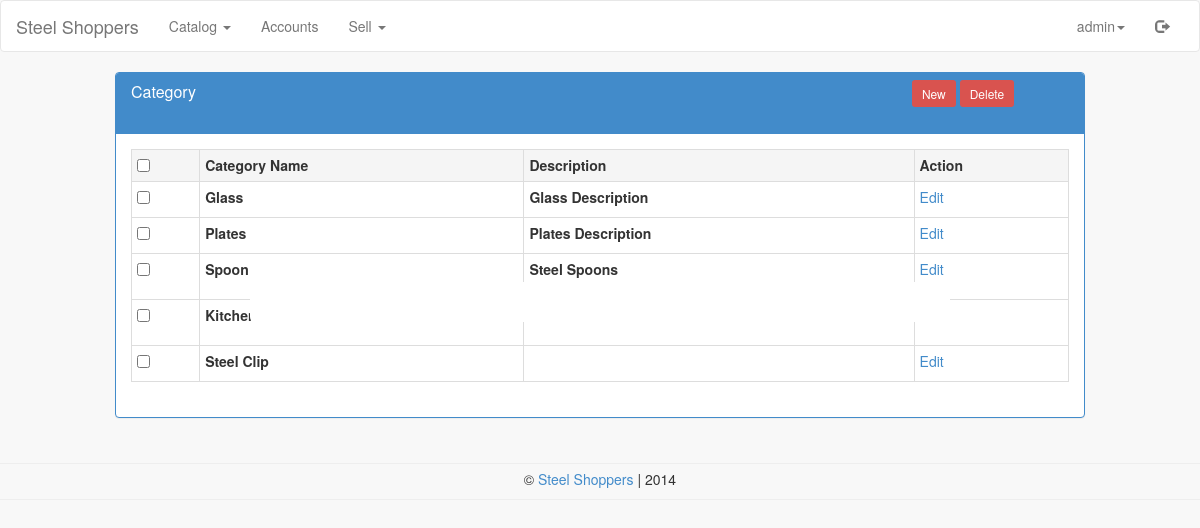
/admin/category.php (signed in), run on the app's committed database.
### tables this page shows
CREATE TABLE IF NOT EXISTS `ss_user` (
  `id` int(11) NOT NULL AUTO_INCREMENT,
  `username` varchar(20) NOT NULL,
  `password` varchar(64) NOT NULL,
  `salt` varchar(32) NOT NULL,
  `name` varchar(50) NOT NULL,
  `joined` datetime NOT NULL,
  `group` varchar(2) NOT NULL,
  `email` varchar(100) NOT NULL,
  `mobile` varchar(15) NOT NULL,
  PRIMARY KEY (`id`)
);

CREATE TABLE IF NOT EXISTS `ss_category` (
  `id` int(10) NOT NULL AUTO_INCREMENT,
  `category` varchar(200) NOT NULL,
  `description` varchar(500) NOT NULL,
  PRIMARY KEY (`id`)
);

### classes/Config.php (called while the page is built)
<?php
class Config {
    public static function get($path = null) {
        if($path) {
            $config = $GLOBALS['config'];
            $path = explode('/', $path);
            foreach($path as $bit) {
                if(isset($config[$bit])) {
                    $config = $config[$bit];
                }
            }
            return $config;
        }
        return false;
    }
}

### classes/DB.php (called while the page is built, shortened)
<?php
class DB {
    private static $_instance = null;
    private $_pdo,
            $_query,
            $_error = false,
            $_results,
            $_count = 0;
    private function __construct() {
        try {
            $this->_pdo = new PDO('mysql:host=' . Config::get('mysql/host') . ';dbname=' . Config::get('mysql/db'), Config::get('mysql/username'), Config::get('mysql/password'));
        } catch(PDOException $e) {
            die($e->getMessage());
        }
    }
    public static function getInstance() {
        if(!isset(self::$_instance)) {
            self::$_instance = new DB();
        }
        return self::$_instance;
    }
    public function query($sql, $params = array()) {
        $this->_error = false;
        if($this->_query = $this->_pdo->prepare($sql)) {
            $x = 1;
            if(count($params)) {
                foreach($params as $param) {
                    $this->_query->bindValue($x, $param);
                    $x++;
                }
            }
            if($this->_query->execute()) {
                $this->_results = $this->_query->fetchAll(PDO::FETCH_OBJ);
                $this->_count = $this->_query->rowCount();
            } else {
                $this->_error = true;
            }
        }
        return $this;
    }
    public function action($action, $table, $where = array(), $limit = 30) {
        if(count($where) === 3) {
            $operators = array('=', '>', '<', '>=', '<=');
            $field = $where[0];
            $operator = $where[1];
            $value = $where[2];
            if(in_array($operator, $operators)) {
                $sql = "{$action} FROM {$table} WHERE {$field} {$operator} ? LIMIT {$limit}";
                if(!$this->query($sql, array($value))->error()) {
                    return $this;
                }
            }
        }
        return false;
    }
    public function get($table, $where) {
        return $this->action('SELECT *', $table, $where);
    }
    public function results() {
        return $this->_results;
    }
    public function first() {
        return $this->results()[0];
    }
    public function error() {
        return $this->_error;
    }
    public function count() {
        return $this->_count;
    }
}

### classes/User.php (called while the page is built, shortened)
<?php
class User {
    private $_db,
            $_data,
            $_sessionName,
            $_cookieName,
            $_isLoggedIn;
    public function __construct($user = null) {
        $this->_db = DB::getInstance();
        $this->_sessionName = Config::get('session/session_name');
        if(!$user) {
            if(Session::exists($this->_sessionName)) {
                $user = Session::get($this->_sessionName);
                if($this->find($user)) {
                    $this->_isLoggedIn = true;
                } else {
                }
            }
        } else {
            $this->find($user);
        }
    }
    public function find($user = null) {
        if($user) {
            $field = (is_numeric($user)) ? 'id' : 'username';
            $data = $this->_db->get('ss_user', array($field, '=', $user));
            if($data->count()) {
                $this->_data = $data->first();
                return true;
            }
        }
        return false;
    }
    public function data() {
        return $this->_data;
    }
    public function isLoggedIn() {
        return $this->_isLoggedIn;
    }
}

### classes/Session.php (called while the page is built, shortened)
<?php
class Session {
    public static function exists($name) {
        return (isset($_SESSION[$name])) ? true : false ;
    }
    public static function get($name) {
        return $_SESSION[$name];
    }
}

### admin/category.php (the view, shortened to what this page needs)
<?php
require_once 'header.php';
?>
<div class="row">
    <div class="col-md-1"></div>
    <div class="col-md-10">
        <div class="panel panel-primary">
            <div class="panel-heading">
                <div class="row">
                    <div class="col-sm-9">
                        <h3 class="panel-title">Category</h3>
                    </div>
                    <div class="col-sm-3">
                        <center>
                            <a href="add-category.php" class="btn-sm btn-danger">New</a>
                            <a onclick="$('#form').submit();" class="btn-sm btn-danger" style="cursor: pointer;">Delete</a>
                        </center>
                    </div>
                </div>
            </div>
            <div class="panel-body">
                <form action="#" method="post" id="form">
                    <table class="table table-bordered table-condensed table-hover">
                        <tr class="active">
                            <th><input type="checkbox" onclick="$('input[type*=\'checkbox\']').attr('checked', this.checked);"></th>
                            <th>Category Name</th>
                            <th>Description</th>
                            <th>Action</th>
                        </tr>
                                <?php
                                $db = DB::getInstance();
                                $data = $db->action('SELECT *', 'ss_category', array('1', '=', '1'));
                                $count = $data->count();
                                for($x = 0; $x<$count; $x++) {
                                ?>
                        <tr>
                            <td><input type="checkbox" id="<?php echo $data->results()[$x]->id; ?>" name="id" value="<?php echo $data->results()[$x]->id; ?>"></td>
                            <td><label for="<?php echo $data->results()[$x]->id; ?>"><?php echo $data->results()[$x]->category; ?></label></td>
                            <td><label for="<?php echo $data->results()[$x]->id; ?>"><?php echo $data->results()[$x]->description; ?></label></td>
                            <td><a href="?id=<?php echo $data->results()[$x]->id . "&category=" . $data->results()[$x]->category . "&description=" . $data->results()[$x]->description; ?>&#edit">Edit</a></td>
                        </tr>
                        <?php   } ?>
                    </table>
                </form>
                <div class="modall" id="edit">
                    <div class="modal-container">
                    </div>
                </div>
            </div>
        </div>
    </div>
    <div class="col-md-1"></div>
</div>
<?php
require_once 'footer.php';
?>

### admin/header.php (shortened to what this page needs)
<?php
if(file_exists('../config.php')) {
    require_once '../config.php';
} else {
    echo("Missing Configuration File.");
}
$user = new User();
?>
<!DOCTYPE html>
<html>
<head>
    <link rel="stylesheet" href="../css/bootstrap.min.css">
    <link rel="stylesheet" href="../css/style.css">
    <link rel="stylesheet" href="../css/modal.css">
</head>
<body>
<nav class="navbar navbar-default" role="navigation">
    <div class="container-fluid">
        <div class="navbar-header">
            <a class="navbar-brand" href="index.php">Steel Shoppers</a>
        </div>
        <div class="collapse navbar-collapse" id="bs-example-navbar-collapse-1">
            <ul class="nav navbar-nav">
                <li class="dropdown">
                    <a href="#" class="dropdown-toggle" data-toggle="dropdown">Catalog <span class="caret"></span></a>
                </li>
                <li><a href="users.php">Accounts </a></li>
                <li class="dropdown">
                    <a href="#" class="dropdown-toggle" data-toggle="dropdown">Sell <span class="caret"></span></a>
                </li>
            </ul>
            <ul class="nav navbar-nav navbar-right">
                <?php
                if($user->isLoggedIn()) {
                    ?>
                    <li class="dropdown">
                        <a href="#" class="dropdown-toggle" data-toggle="dropdown"><?php echo $user->data()->username; ?><span class="caret"></span></a>
                    </li>
                <?php
                }
                ?>
                <li>
                    <?php
                    if($user->isLoggedIn()) {
                        echo '<a href="' . HTTP_SERVER . 'logout.php"><span class="glyphicon glyphicon-log-out"></span></a>';
                    } else {
                        echo '<a href="' . HTTP_SERVER . 'login.php"><span class="glyphicon glyphicon-log-in"></span></a>';
                    }
                    ?>
                </li>
            </ul>
        </div>
    </div>
</nav>
<div class="container-fluid">

### css/style.css (style rules this page uses)
body { background-color: #f8f8f8; }
nav { background-color: #fff !important; }
.row { margin-bottom: 20px !important; }

### css/modal.css (style rules this page uses)
.modal-container { position: fixed; background-color: #fff; width: 70%; max-width: 700px; left: 50%; padding: 20px; border-radius: 5px; -webkit-transform: translate(-50%, -300%); -ms-transform: translate(-50%, -300%); transform: translate(-50%, -300%); -webkit-transition: -webkit-transform 200ms ease-out; transition: transform 200ms ease-out; }
.modall:before { content: ""; position: fixed; display: none; background-color: rgba(0,0,0,.7); top: 0; left: 0; height: 100%; width: 100%; }

### data on the page
ss_user: username "admin"
ss_category: category "Glass", description "Glass Description"
ss_category: category "Plates", description "Plates Description"
ss_category: category "Spoon", description "Steel Spoons"
ss_category: category "Kitchen…"
ss_category: category "Steel Clip"
